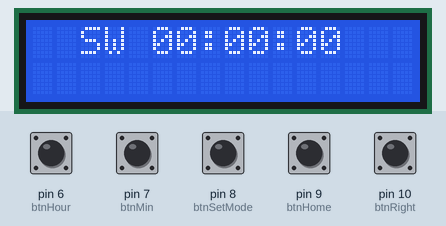
A program run on a simulated Arduino Uno, built with avr-gcc and run on an emulated ATmega328P. Shown: 16×2 character LCD. The inputs (shaded band) are chosen by the test bench; at power-on: pin 6 (btnHour), pin 7 (btnMin), pin 8 (btnSetMode), pin 9 (btnHome), pin 10 (btnRight) HIGH. EEPROM starts erased.

Above: at 1.2 s.
1.3 s: pin 8 (btnSetMode) pulled LOW for 0.15 s
At 1.52 s:
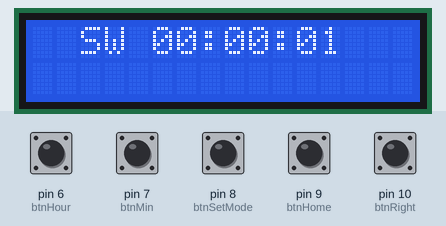
2.0 s: pin 9 (btnHome) pulled LOW for 0.15 s
At 3.4 s:
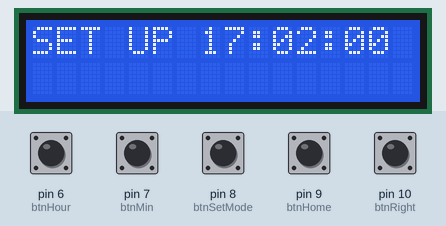
3.7 s: pin 8 (btnSetMode) pulled LOW for 1 s
At 5.5 s:
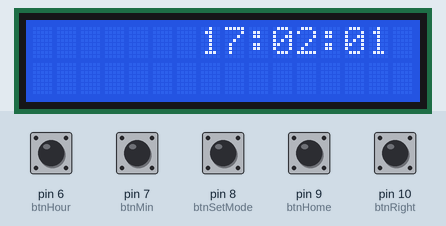
7.7 s: pin 10 (btnRight) pulled LOW for 0.15 s
8.4 s: pin 9 (btnHome) pulled LOW for 1 s
At 10.0 s:
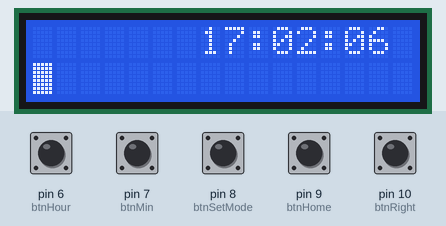
12.4 s: pin 8 (btnSetMode) pulled LOW for 0.15 s
At 12.9 s:
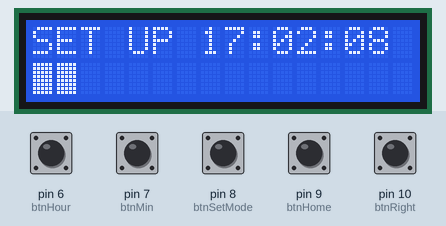
Timing chart, 0 to 15.0 s (numbered marks = the images above; inputs shaded):
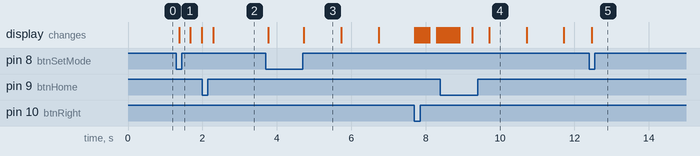

The program:

main.cpp
```cpp
#include <Arduino.h>
#include <LiquidCrystal.h>
#include <EEPROM.h>

// Setting up lcd pins (RS, EN, D4, D5, D6, D7)
//const = used for variable that will never change
const int rs = 12, en = 11, d4 = 5, d5 = 4, d6 = 3, d7 = 2;
// Create LCD objects with pins defined above
LiquidCrystal lcd(rs, en, d4, d5, d6, d7);

// Watch variables
// const:
const int btnSetMode = 8;
const int btnMin = 7;
const int btnHour = 6;
const int btnHome = 9;
const int btnRight = 10;

// Button state variables
bool lastBtnMode = false;
bool lastBtnMin = false;
bool lastBtnHour = false;
bool setMode = false;           // Initialize set mode as false state, so that true is reverted (using !setMode) when set mode button is pressed.

// Stopwatch variables
// Arduino memory capability:
// int => 16 bits = -32.768 to 32.767
// unsigned long => 32 bits = 0 to 4.294.967.295
// unsigned:
// long:
unsigned long swLastTime = 0;
int swHundredthSecs = 0;
int swSeconds = 0;
int swMinutes = 0;
bool swScreen = false;
int swState = 0;                // 0 = idle; 1 = running; 2 = stopped
unsigned long totalHundredthSecs;

// Set up time starting in 0
// unsigned:
// long:
unsigned long seconds = 0;
unsigned long minutes = 0;
unsigned long hours = 0;
unsigned long totalSecs;

// EEPROM variables
unsigned long wSavedTime = 0;       // Store the watch time value from EEPROM on start up, used as the time offset.
unsigned long swSavedTime = 0;      // Store the stopwatch value from EEPROM on start up
unsigned long wLastTime = 0;        // After starting the loop, the watchSavedTime value becomes past = last time.
const int eeaddress = 0;            // Arduino Name address sixe is 1KB = 0 - 1023
const int eeSetMode = 4;            // EEPROM address to save the set mode state
const int eeswAddr = 5;             // EEPROM address to save stopwatch saved time, unsigned long 4 bytes
const int eeswScreen = 9;           // EEPROM address to save the stopwatch screen state -> bool (1 byte)
const int eeswState = 10;           // EEPROM address to sabe the stopwatch state: 0 = idle, 1 = running, 2 = stopped
bool savedSetMode;                  // Variable to restore the set mode bool value state FROM the EEPROM memory in the setup()
bool savedSwScreen;                 // Variable to return the stopwatch bool value saved in the EEPROM
// byte: memory usage 1 byte - 0 - 255
// int: memory usage 16 bits - -32.768 to 32.767
byte savedSwState;                  // Variable to store the stopwatch state: 0 = idle, 1 = running, 2 = stopped

const unsigned long interval = 60000;    // Value to compare how many time passed (currentTime - wLastTime) and add seconds.
unsigned long lastTime = 0;

// Function to return bool value to set the button state
bool readButton(int pin, bool &lastState) {

    // Check the button state:
    // HIGH = true = 1 = not pressed
    // LOW = false = 0 = pressed
    bool currentState = digitalRead(pin);
    // Enters in this if when the following conditions are applied:
    if (currentState != lastState && currentState == LOW) {
        delay(50);                  // delay to debounce the button state (do not update multiple times)
        lastState = currentState;   // last state becomes the current state
        return true;                // Return true when the set mode button is pressed
    }
    lastState = currentState;       // last state becomes the current even when button is not pressed
    return false;                          // Return false when set mode button is not pressed
}

void handleButtons() {

    // SET MODE BUTTON:
    if (readButton(btnSetMode, lastBtnMode)) {

        if (!swScreen) {                        // When not in stopwatch screen
            setMode = !setMode;                 // setMode initialized as false is inverted using ! and becomes true
            EEPROM.put(eeSetMode, setMode);     // Save the current set mode state in the eeprom

            // Time does not run when is set mode
            if (setMode) {              // Condition true (thanks to the !setMode above) to enter in set mode state
                lcd.setCursor(0, 0);
                lcd.print("SET UP");
            } else {
                lcd.setCursor(0, 0);
                lcd.print("      ");    // Run time when not in set mode
            }
        } else {
            lcd.setCursor(20, 0);
            lcd.print("00:00:00");
            if (swState == 0) {                    // 0 swState = idle, resets the time/saved time to calculate time
                swState = 1;                       // 1 swState = running, becomes 1 = running to satisfy the next condition
                // Save the stopwatch state in the EEPROM (idle, running, stopped),
                // so the display shows the stopwatch was stopped when started/restarted
                EEPROM.put(eeswState, swState);
                // all millis() start when Arduino starts up,
                // therefore this line guarantees the unsigned long swCurrentTime = 0ms,
                // so that, the stopwatch resets
                // How? If time passed 300.000 millisenconds?
                // unsigned long swCurrentTime = swSavedTime + millis()
                //                             (0UL - 300.000) + 300.000
                // 0UL - 300.000 = -300.000 + 300.000 = 0
                swSavedTime = 0UL - millis();
                swLastTime = 0;
            } else if (swState == 1) {
                swState = 2;
                // Save the stopwatch state in the EEPROM (idle, running, stopped),
                // so the display shows the stopwatch was running when started/restarted
                EEPROM.put(eeswState, swState);
            } else {
                // Reset all stopwatch variables as soon as the set mode button changes to 0 = idle
                swState = 0;
                // Save the stopwatch state in the EEPROM (idle, running, stopped),
                // so the display shows the stopwatch was stopped when started/restarted
                EEPROM.put(eeswState, swState);
                swHundredthSecs = 0;
                swSeconds = 0;
                swMinutes = 0;
                swSavedTime = 0;
                swLastTime = 0;
                EEPROM.put(eeswAddr, 0UL);         // Reset the EEPROM memory where the stopwatch time is stored as soon as the set mode button to 0
                lcd.setCursor(20, 0);
                lcd.print("00:00:00");
            }
        }
    }

    // Process minutes/hours button only when setMode == true
    if (setMode && !swScreen) {
        //MINUTES BUTTON
        if (readButton(btnMin, lastBtnMin)) {
            minutes++;
            if (minutes >= 60) {
                minutes = 0;
            }
            // Reset seconds when adjusting minutes
            seconds = 0;
        }
        // HOURS BUTTON
        if (readButton(btnHour, lastBtnHour)) {
            hours++;
            if (hours >= 24) {
                hours = 0;
            }
        }
    }
}

void updateWatch() {
    // Set the SECONDS position on the display
    lcd.setCursor(13, 0);
    if (seconds < 10) {
        lcd.print("0");
    }
    lcd.print(seconds);

    lcd.setCursor(12, 0); // Set the separator position between seconds and minutes
    lcd.print(":");

    // Set the MINUTES position on the display
    lcd.setCursor(10, 0);
    if (minutes < 10) {
        lcd.print("0");
    }
    lcd.print(minutes);

    lcd.setCursor(9, 0); // Set the separator position between the minutes and hours
    lcd.print(":");

    // Set the HOURS position on the display
    lcd.setCursor(7, 0);
    if (hours < 10) {
        lcd.print("0");
    }
    lcd.print(hours);

    /* SECONDS PROGRESS BAR */

    // Considering the LCD has 16 coluns, the variable filledCells
    // is a direct proportion to find how much seconds can be used to fill a block fully
    int filledCells = (seconds * 16) / 59;

    // Set up the lcd to starting filling the block fully
    // at column 0 (1st column), line 1 (2nd line)
    lcd.setCursor(0, 1);
    // Iterable to go over all cells, from 1 - 16
    for (int cell = 0; cell < 16; cell++) {
        /*

        Condition to determine when the cell will be filled.

        This happens ONLY when reaching 3,75 secs or direct proportion > cell number:

        0,27 (1 sec * 16 cells) / 59 secs > i = 1 (cell number)?
            No = write(' ')

        0,54 (2 secs * 16 cells) / 59 secs > i = 1 (cell number)?
            No = write(' ')

        1,08 (4 secs * 16 cells) / 59 secs = 1 (cell number)?
            Yes = write(0xFF) fill cell 1 fully

        IMPORTANT NOTE: this example uses float as the filledCells values, but the script uses int
        to round the filledCells values.

        */
        if (filledCells > cell) {
            // Datasheet HD44780 — Hitachi says position 255 (decimal and FF hexidecimal) of the LCD
            // is the block fully filled
            // 0x: prefix to indicate the number is Hexidecimal
            lcd.write(0xFF);
        } else {
            lcd.write(' ');
        }
    }
}

void updateStopWatch() {
    // Set SW MINUTES position
    lcd.setCursor(20, 0);
    if (swMinutes < 10) {
        lcd.print("0");
    }
    lcd.print(swMinutes);

    lcd.setCursor(22, 0); // Set SEPARATOR position between swMinutes and swSeconds
    lcd.print(":");

    // Set SW SECONDS position
    lcd.setCursor(23, 0);
    if (swSeconds < 10) {
        lcd.print("0");
    }
    lcd.print(swSeconds);

    lcd.setCursor(25, 0);
    lcd.print(":");     // Set SEPARATOR between swSeconds and swHundredsthSecs

    // Set SW HUNDREDSTH of Secs position
    lcd.setCursor(26, 0);
    if (swHundredthSecs < 10) {
        lcd.print("0");
    }
    lcd.print(swHundredthSecs);

}

void scrollHome() {

    int readBtnHome = digitalRead(btnHome);

    // Condition to confirm when the button is pressed
    if (readBtnHome == 0) {
        lcd.home();             // Return to watch screen
        // when leaving the stopwatch screen, save the swScreen state:
        // save swScreen state:
        // false = not on stopwatch screen
        // true = stopwatch screen
        swScreen = false;
        EEPROM.put(eeswScreen, swScreen);             // save the swScreen state in the EEPROM, display IS NOT showing the stopwatch
    }
}

void scrollRight() {

    int readBtnRight = digitalRead(btnRight);       // Read the button set to scroll the screen to the right

    if (readBtnRight == 0) {                        // button INPUT_PULLUP: 0 = pressed, 1 - not pressed
        for (int posit = 0; posit < 25; posit++) {
            lcd.scrollDisplayRight();               // scroll the display to right until the stopwatch section
            delay(50);
        }
        // when scroll to the stop watch screen,
        // because this variable starts the script as false,
        // save swScreen state:
        // false = not on stopwatch screen
        // true = stopwatch screen
        swScreen = true;
        EEPROM.put(eeswScreen, swScreen);               // save the swScreen state the EEPROM memory = display is showing the stopwatch
    }
    // Stopwatch screen
    lcd.setCursor(16, 0);
    lcd.print(" SW ");
}

void setup() {

    // col, line
    lcd.begin(16, 2);
    lcd.clear();
    // Push button pins set up
    // INPUT_PULLUP for push button work in the inversed way:
    // HIGH = true = 1 = not pressed
    // LOW = false = 0 = pressed
    pinMode(btnMin, INPUT_PULLUP);
    pinMode(btnHour, INPUT_PULLUP);
    pinMode(btnSetMode, INPUT_PULLUP);
    pinMode(btnHome, INPUT_PULLUP);
    pinMode(btnRight, INPUT_PULLUP);

    EEPROM.get(eeswAddr, swSavedTime);      // Acess the EEPROM adress to get the stopwatch saved time

    EEPROM.get(eeaddress, wSavedTime);      // Access the eeprom address to get the saved time to start the loop

    /*

    SET MODE RETRIEVE FROM EEPROM STATUS:

    Retrieves from EEPROM the last saved setMode state, along with the last saved time.

    If true, sets the setMode variable to true, since it is initialized as false at the beginning of the code.

    setMode = true keeps the variable in set mode when entering the loop, because if (!setMode) = false,

    indicates the watch is not set mode, and in that case time runs normally.

    Then calculates the time saved in EEPROM and shows the "SET UP" message on the display.

    In summary, this block in setup() returns the display to set mode on reboot,

    in case the Arduino was powered off while set mode was active.

    Otherwise, if (savedSetMode) is not true, the loop starts normally.

    */

    EEPROM.get(eeSetMode, savedSetMode);    // Access the setmode address to get the set mode state
    if (savedSetMode) {
        setMode = true;
        totalSecs = wSavedTime / 1000;
        hours = (totalSecs / 3600) % 24;
        minutes = (totalSecs / 60) % 60;
        lcd.setCursor(0, 0);
        lcd.print("SET UP");
    }

    // STOPWATCH SCREEN STATE RETRIEVE FROM EEPROM
    EEPROM.get(eeswScreen, savedSwScreen);          // Retrieve the last stopwatch screen state
    if (savedSwScreen) {
        // if the stopwatch state was saved as true, reverts from false
        // (initialized at the beginning of the script)
        // to true, so that the handleButtons() can be used as the screen is in the stopwatch screen
        swScreen = true;
        for (int posit = 0; posit < 25; posit++) {
            lcd.scrollDisplayRight();               // directly shows stopwatch screen
        }
    }

    /*

    STOPWATCH COUNTER TIME STATE RETRIEVE FROM EEPROM

    1. Retrive the stopwatch state (idle, running, stopped) from the EEPROM memory

    2. Condition confirm either the saved sw state was running, or the sw state was stopped:
        - If running, retrieve the time saved and continue to running.
        - If stopped, retrieve the time saved and shows the time stopped

    3. Assign the sw saved state to the original sw state variable.

    4. Calculate how many the hundredth of seconds using the stopwatch saved time

    5. Calculate each STOPWATCH time unit

    6. Assign the saved value to last time because it is the time passed until the power supply restarts.

    7. Use millis() to guarantee the saved time can be < 1 second becoming more precise,
    including the time passed until starts the loop()

    */

    EEPROM.get(eeswState, savedSwState);

    if (savedSwState == 1 || savedSwState == 2) {

        swState = savedSwState;

        unsigned long savedTotalHundredthSecs = swSavedTime / 10;

        swMinutes = (savedTotalHundredthSecs / 6000) % 60;
        swSeconds = (savedTotalHundredthSecs / 100) % 60;
        swHundredthSecs = savedTotalHundredthSecs % 100;

        swLastTime = swSavedTime + millis();
    }

}

void loop() {

    // When loop starts millis() = 0,
    unsigned long currentTime = wSavedTime + millis();  // Start the loop with the saved time retrieved above using EEPROM.get() to have the currentTime

    // Condition to save the currentTime value in the EEPROM memory
    if (currentTime - wLastTime >= interval) {
        EEPROM.put(eeaddress, currentTime);             // Save the current time in the EEPROM each 1 minute
        // CurrentTime becomes the past and is assigned as last time to be subtracted with currentTime value,
        // and to confirm whether or not if 1 minute passed
        wLastTime = currentTime;
    }

    handleButtons();

    // Calculate the time when the watch is not in set mode
    if (!setMode) {
        totalSecs = currentTime / 1000;   // currentTime / 1000 because 1 second = 1000 milliseconds
        // totalsecs / 3600 segundos por hora % 24,
        // hours is limited to 0 - 23
        // So when totalces / 3600 = 24 % 24 = 0 (restarting the hours counting), and 25 % 24 = 1,
        hours   = (totalSecs / 3600) % 24;
        // totalsecs / 60  because 1 minute = 60 seconds
        // and (totalsecs / 60) % 60 because % 60 returns the round result without ,00
        minutes = (totalSecs / 60) % 60;
        // returns the remainder of the division per 60:
        // 3300 miliseconds / 1000 (1 second = 1000 miliseconds) = 3,3 % 60 = 3 seconds
        seconds = totalSecs % 60;
    } else {
        /*

        Unsigned long because the result of the time calculation can be > 16 bits (32.767)
        3600UL: UL unsigned long => 32 bits 0 to 4.294.967.295
        unsigned long hours * unsigned long = unsigned long
        but if not used UL => unsigned long * int = int

        */
        unsigned long newTimeMs = (hours * 3600UL + minutes * 60UL) * 1000UL;
        // newTimeMs - millis(): compensates the time because millis() will be added to wSavedTime to have currentTime
        // Set up time 5 - 2 (time passed since Arduino started) = 3
        // currentTime = 3 + 2 (time passed since Arduino started)
        // currentTime = 5 set up time
        wSavedTime = newTimeMs - millis();
        EEPROM.put(eeaddress, newTimeMs);       // Save the newTime to the eeprom
        wLastTime = newTimeMs;                  // The new time becomes the last time
    }

    updateWatch();      // Function to update the lcd display

    scrollRight();      // Function to scroll the lcd to right and access the stopwatch screen

    if (swState == 1) {

        unsigned long swCurrentTime = swSavedTime + millis();

        // Conditin to save the stopwatch time each 1 second
        if (swCurrentTime - swLastTime >= 1000) {
            EEPROM.put(eeswAddr, swCurrentTime);
            swLastTime = swCurrentTime;
        }

        totalHundredthSecs = swCurrentTime / 10;        // Calculate how many hundredth of secons passed

        // Calculate minutes, seconds, and hundredth of seconds:
        // MIN:SECS:HUNDREDTHSECS
        swMinutes = (totalHundredthSecs / 6000) % 60;
        swSeconds = (totalHundredthSecs / 100) % 60;
        swHundredthSecs = totalHundredthSecs % 100;

    }

    updateStopWatch();

    scrollHome();       // Function to return the lcd to the watch screen
}
```

Source omitted: watch.cpp (8185 bytes)

Measured:
- after the input at 1.3 s, the display: changes after 0.08 s (image 1)
- after the input at 3.7 s, the display: first changes after 0.06 s (image 3 shows a later state)
- after the input at 12.4 s, the display: changes after 0.07 s (image 5)
- what the display in image 3 shows lasts 1.0 s, from 4.7 s to 5.7 s
